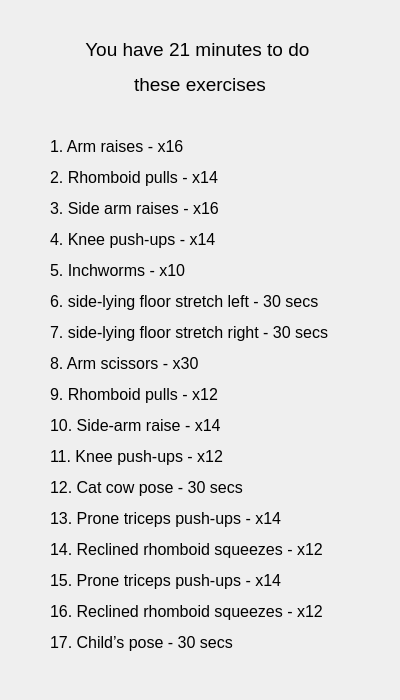
<?xml version="1.0" encoding="UTF-8"?>
<ui version="4.0">
 <class>exeday3</class>
 <widget class="QDialog" name="exeday3">
  <property name="geometry">
   <rect>
    <x>0</x>
    <y>0</y>
    <width>400</width>
    <height>700</height>
   </rect>
  </property>
  <property name="windowTitle">
   <string>Day3 Exercises</string>
  </property>
  <widget class="QLabel" name="label_2">
   <property name="geometry">
    <rect>
     <x>50</x>
     <y>30</y>
     <width>300</width>
     <height>75</height>
    </rect>
   </property>
   <property name="text">
    <string>&lt;html&gt;&lt;head/&gt;&lt;body&gt;&lt;p align=&quot;center&quot;&gt;&lt;span style=&quot; font-size:14pt;&quot;&gt;You have 21 minutes to do &lt;/span&gt;&lt;/p&gt;&lt;p align=&quot;center&quot;&gt;&lt;span style=&quot; font-size:14pt;&quot;&gt;these exercises&lt;/span&gt;&lt;/p&gt;&lt;/body&gt;&lt;/html&gt;</string>
   </property>
  </widget>
  <widget class="QLabel" name="label">
   <property name="geometry">
    <rect>
     <x>50</x>
     <y>120</y>
     <width>300</width>
     <height>550</height>
    </rect>
   </property>
   <property name="text">
    <string>&lt;html&gt;&lt;head/&gt;&lt;body&gt;&lt;p&gt;&lt;span style=&quot; font-size:12pt; background-color:transparent;&quot;&gt;1. Arm raises - x16&lt;/span&gt;&lt;/p&gt;&lt;p&gt;&lt;span style=&quot; font-size:12pt; background-color:transparent;&quot;&gt;2. Rhomboid pulls - x14&lt;/span&gt;&lt;/p&gt;&lt;p&gt;&lt;span style=&quot; font-size:12pt; background-color:transparent;&quot;&gt;3. Side arm raises - x16&lt;/span&gt;&lt;/p&gt;&lt;p&gt;&lt;span style=&quot; font-size:12pt; background-color:transparent;&quot;&gt;4. Knee push-ups - x14&lt;/span&gt;&lt;/p&gt;&lt;p&gt;&lt;span style=&quot; font-size:12pt; background-color:transparent;&quot;&gt;5. Inchworms - x10&lt;/span&gt;&lt;/p&gt;&lt;p&gt;&lt;span style=&quot; font-size:12pt; background-color:transparent;&quot;&gt;6. side-lying floor stretch left - 30 secs&lt;/span&gt;&lt;/p&gt;&lt;p&gt;&lt;span style=&quot; font-size:12pt; background-color:transparent;&quot;&gt;7. side-lying floor stretch right - 30 secs&lt;/span&gt;&lt;/p&gt;&lt;p&gt;&lt;span style=&quot; font-size:12pt; background-color:transparent;&quot;&gt;8. Arm scissors - x30&lt;/span&gt;&lt;/p&gt;&lt;p&gt;&lt;span style=&quot; font-size:12pt; background-color:transparent;&quot;&gt;9. Rhomboid pulls - x12&lt;/span&gt;&lt;/p&gt;&lt;p&gt;&lt;span style=&quot; font-size:12pt; background-color:transparent;&quot;&gt;10. Side-arm raise - x14&lt;/span&gt;&lt;/p&gt;&lt;p&gt;&lt;span style=&quot; font-size:12pt; background-color:transparent;&quot;&gt;11. Knee push-ups - x12&lt;/span&gt;&lt;/p&gt;&lt;p&gt;&lt;span style=&quot; font-size:12pt; background-color:transparent;&quot;&gt;12. Cat cow pose - 30 secs&lt;/span&gt;&lt;/p&gt;&lt;p&gt;&lt;span style=&quot; font-size:12pt; background-color:transparent;&quot;&gt;13. Prone triceps push-ups - x14&lt;/span&gt;&lt;/p&gt;&lt;p&gt;&lt;span style=&quot; font-size:12pt; background-color:transparent;&quot;&gt;14. Reclined rhomboid squeezes - x12&lt;/span&gt;&lt;/p&gt;&lt;p&gt;&lt;span style=&quot; font-size:12pt; background-color:transparent;&quot;&gt;15. Prone triceps push-ups - x14&lt;/span&gt;&lt;/p&gt;&lt;p&gt;&lt;span style=&quot; font-size:12pt; background-color:transparent;&quot;&gt;16. Reclined rhomboid squeezes - x12&lt;/span&gt;&lt;/p&gt;&lt;p&gt;&lt;span style=&quot; font-size:12pt; background-color:transparent;&quot;&gt;17. Child’s pose - 30 secs&lt;/span&gt;&lt;/p&gt;&lt;/body&gt;&lt;/html&gt;</string>
   </property>
  </widget>
 </widget>
 <resources/>
 <connections/>
</ui>
